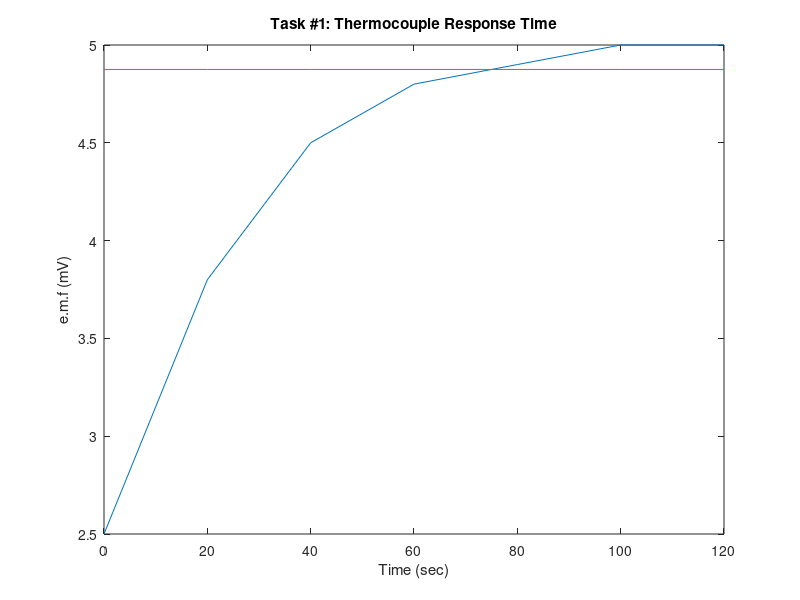

This figure's MATLAB source: (Note: this script raises an error after producing the figure.)
%% Task #1
% Response Time
time = 0:20:120;
emf = [2.5 3.8 4.5 4.8 4.9 5.0 5.0];
emf95 = ((max(emf)-min(emf))*.95+min(emf))+0.*time;
plot(time,emf);
xlabel('Time (sec)');
ylabel('e.m.f (mV)');
title('Task #1: Thermocouple Response Time');
hold all;
plot(time,emf95);
% Intercept at time = 75 sec
% Exp fit emf = 2.5(1-exp(-.3922*time))+2.5
% emf95 = 4.875
% solve for time
% Calculated time = 76.3828 sec

%% Task #2
% Thermocouple with Simulink

%% Task #3
% Thermocouple with Simulink

%% Task #4
% Functions of Simulink
% Floor function is used to remove a decimal portion of the calculated
% number of pulses since it is not a full pulse
%% Task #5
% Simulation of the Dead Zone Block

%% Task #6
% Matlab and Simulink Together
plot(tout, simout);
xlabel('Time (sec)');
ylabel('Output');
title('Sine Wave');
%% Task #7
% RLC Circuits
